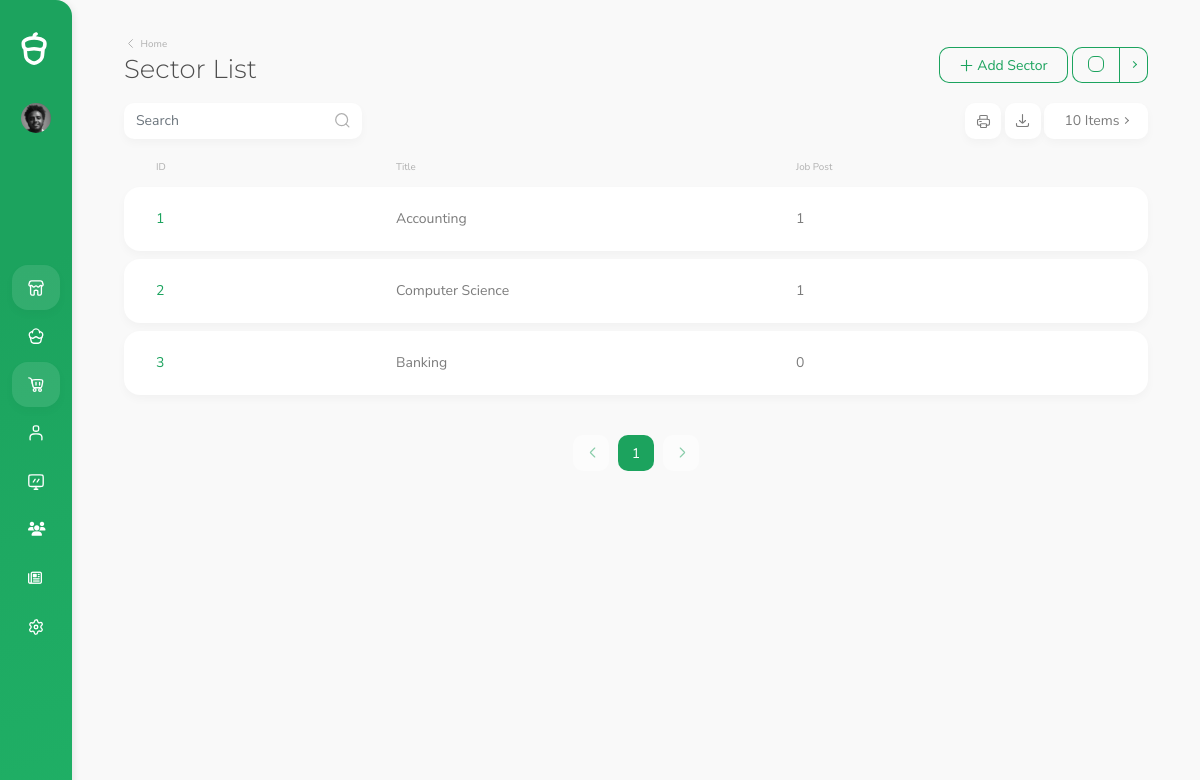
The app's page /user-admin/department-admin/ (signed in), older data.
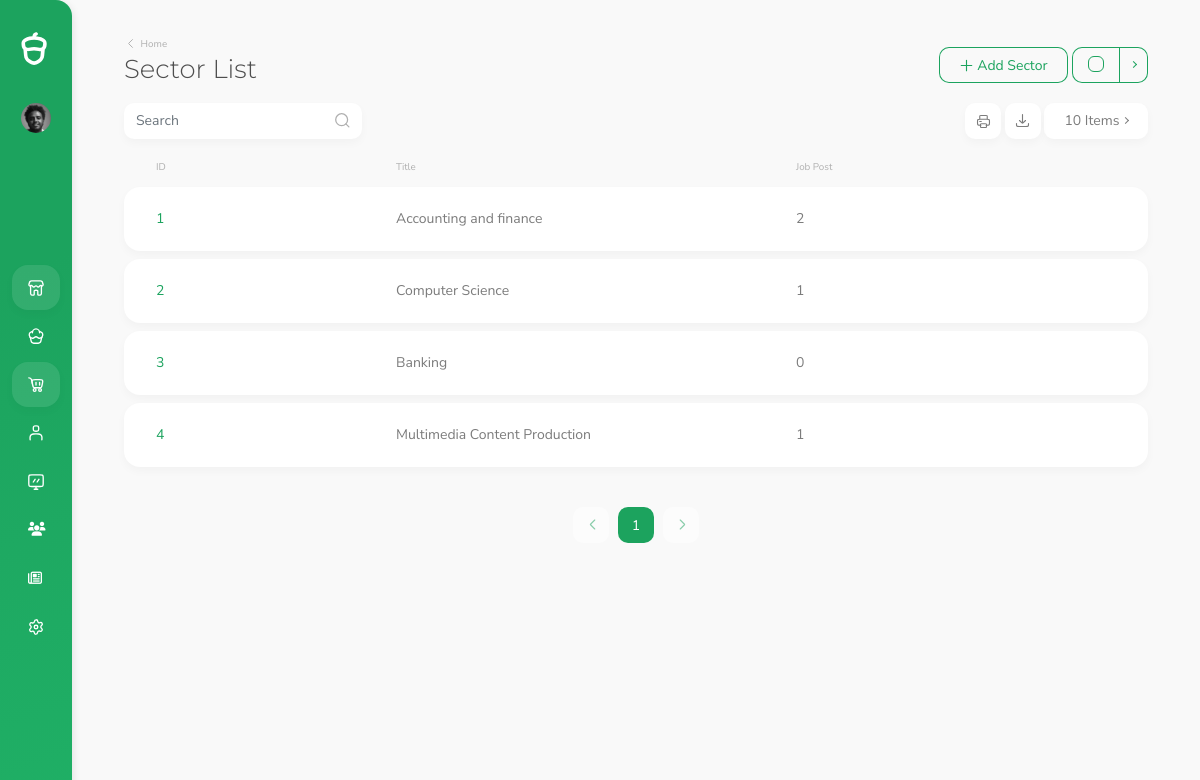
The same page, newer data.
### Recruitment_System/models.py (models this page shows, shortened)
class Sector(models.Model):
    name = models.CharField(max_length=50, unique=True)
    slug = models.SlugField(unique=True, blank=True,  max_length=200)
    def count_job_post(self) -> int:
        count = Job_Posting.objects.filter(sector_id = self.id).count()
        return count

### Account/decorators.py (the view)
    def wrapper_func(request, *args, **kwargs):
        if request.user.is_superuser or request.user.is_admin:
            return view_func(request, *args, **kwargs)
        else:
            return HttpResponse('You are not authorized to access this content.')

### Recruitment_System/forms.py
class SectorForm(forms.ModelForm):
    class Meta:
        model = Sector
        fields = '__all__'
        widgets = {
            'name' : forms.TextInput(attrs={
                'class' : 'form-control'
            })
        }

### UserAdmin/views.py (called while the page is built, shortened)
@login_required
@admin_user_required
def department(request):
    department = Sector.objects.all()
    form = SectorForm(request.POST or None)
    paginator = Paginator(department,10)
    page_number = request.GET.get('page')
    page = paginator.get_page(page_number)
    context = {
        'departments' : page,
        'form' : form
    }
    return render(request, 'admin-user/department-list.html', context)

### UserAdmin/templates/admin-user/department-list.html (shortened to what the changed rows need)
{% load static %}
<!DOCTYPE html>
<html lang="en" data-footer="true">
  <head>
    <link
    rel="stylesheet"
    href="https://cdn.jsdelivr.net/gh/habibmhamadi/multi-select-tag/dist/css/multi-select-tag.css"
  />
    {% include 'admin-user/include/head.html'%}
  </head>
  <body>
      <main>
        <div class="container">
          <div class="page-title-container">
            <div class="row g-0">
              <div class="col-auto mb-3 mb-md-0 me-auto">
                <div class="w-auto sw-md-30">
                  <h1 class="mb-0 pb-0 display-4" id="title">Sector List</h1>
                </div>
              </div>
            </div>
          </div>
          <div class="row">
            <div class="col-12 mb-5">
              <div id="checkboxTable">
                {% if departments %}
                {% for department in departments %}
                <div class="card mb-2">
                  <div class="card-body pt-0 pb-0 sh-30 sh-lg-8">
                    <div class="row g-0 h-100 align-content-center">
                      <div class="col-11 col-lg-3 d-flex flex-column justify-content-center mb-2 mb-lg-0 order-1 order-lg-1 h-lg-100 position-relative" >
                        <a
                          href="{% url 'department-detail-admin' department.slug %}"
                          class="text-truncate h-100 d-flex align-items-center"
                          >{{department.id}}</a>
                      </div>
                      <div class="col-6 col-lg-5 d-flex flex-column justify-content-center mb-2 mb-lg-0 order-3 order-lg-2">
                        <div class="text-alternate">{{department.name}}</div>
                      </div>
                      <div class="col-6 col-lg-2 d-flex flex-column justify-content-center mb-2 mb-lg-0 order-5 order-lg-3" >
                        <div class="text-alternate">{{department.count_job_post}} </div>
                      </div>
                    </div>
                  </div>
                </div>
                {% endfor %}
                {% endif %}
              </div>
            </div>
          </div>
  </body>
</html>

Row changes from the older to the newer data that the page shows:
changed Sector id 1: name "Accounting" → "Accounting and finance"; count_job_post "1" → "2"
added Sector: id "4", name "Multimedia Content Production", count_job_post "1"
